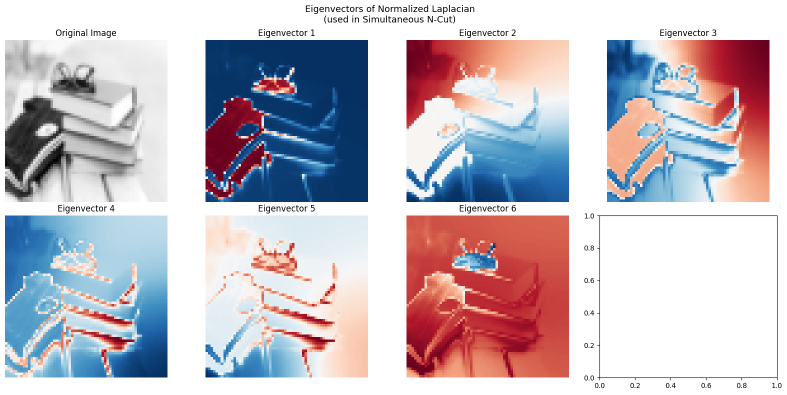
#> input picture assignment_2/src/eigenvectors_visualization.png, 1574 x 789 px, given in place of books.jpg, which was not available (shown at 1/2 size)
$ jupyter execute --allow-errors Q1_NCut.ipynb   (text cells are left out)
#> lines starting #> are read from the running program, lines starting #| are printed output that depends on the picture; pictures that were not available may be replaced by others from this repository, and a replacement may not be noted
[cell 1]
import numpy as np
import matplotlib.pyplot as plt
from scipy import sparse
from scipy.sparse.linalg import eigsh
from skimage import filters, io, transform
from skimage.color import rgb2gray
from sklearn.cluster import KMeans

[cell 2]
dataset_path = "../dataset/q1/"
output_path = '../outputs/q1/'
size = (100, 100)

img1 = rgb2gray(io.imread(dataset_path + 'books.jpg'))
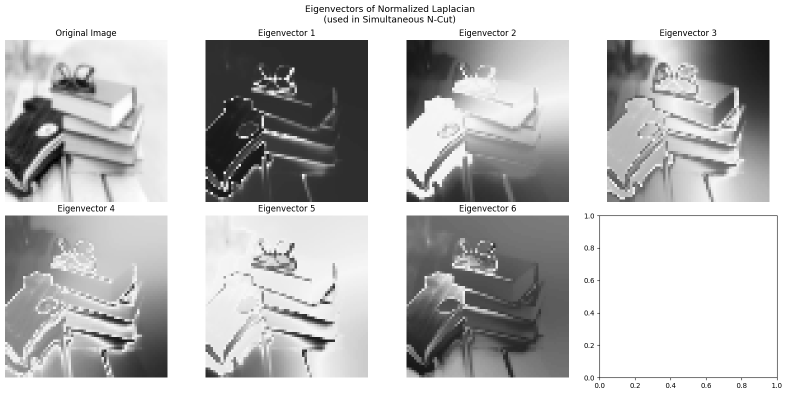
#> img1: shape (789, 1574) float64 (shown at 1/2 size); min 0, max 1, mean 0.748
img2 = rgb2gray(io.imread(dataset_path + 'chess.jpg'))
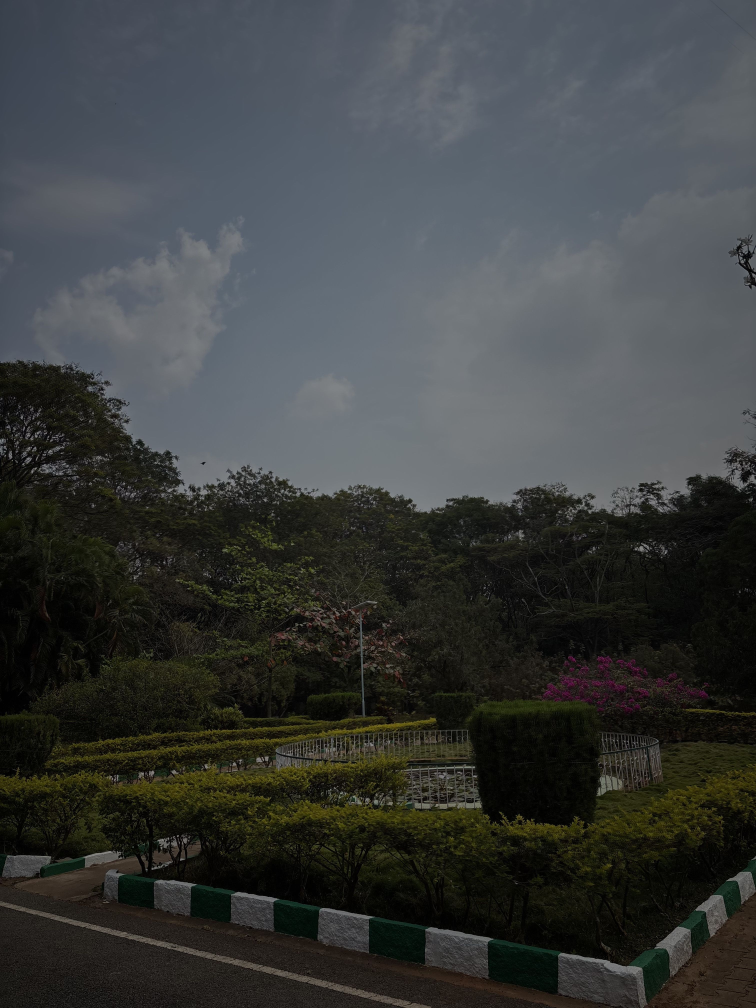
#> input picture assignment_3/dataset/IMG_4320.jpg, 3024 x 4032 px, given in place of chess.jpg, which was not available (shown at 1/4 size)
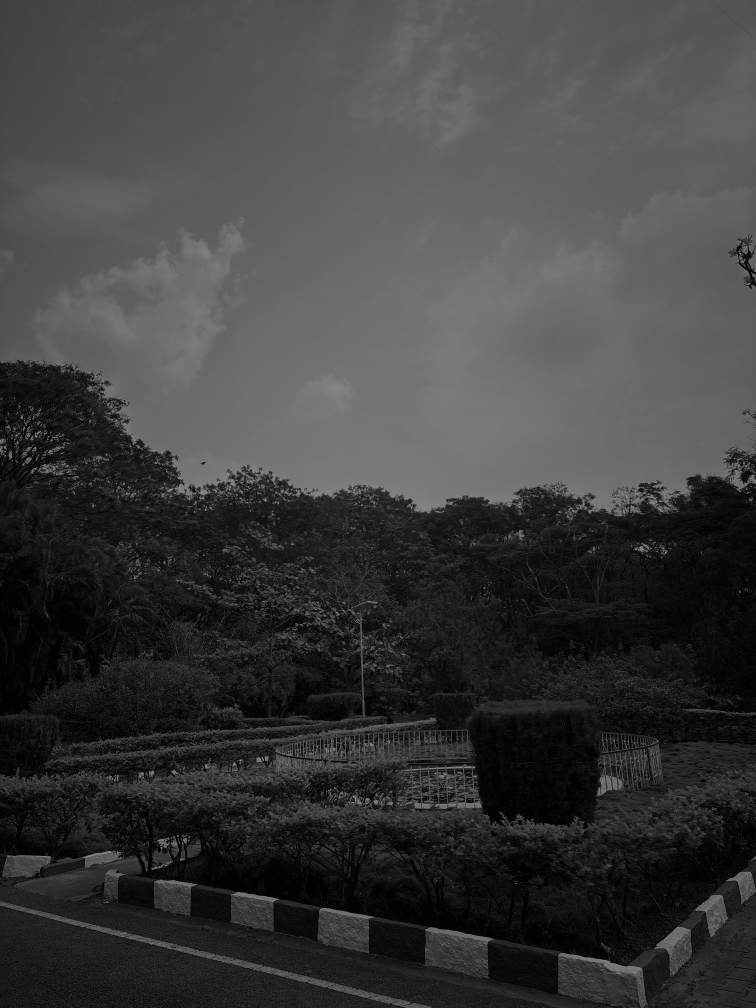
#> img2: shape (4032, 3024) float64 (shown at 1/4 size); min 0, max 0.616, mean 0.241
img3 = rgb2gray(io.imread(dataset_path + 'football.jpg'))
#> (the rest of this cell did not finish here and is left out)
